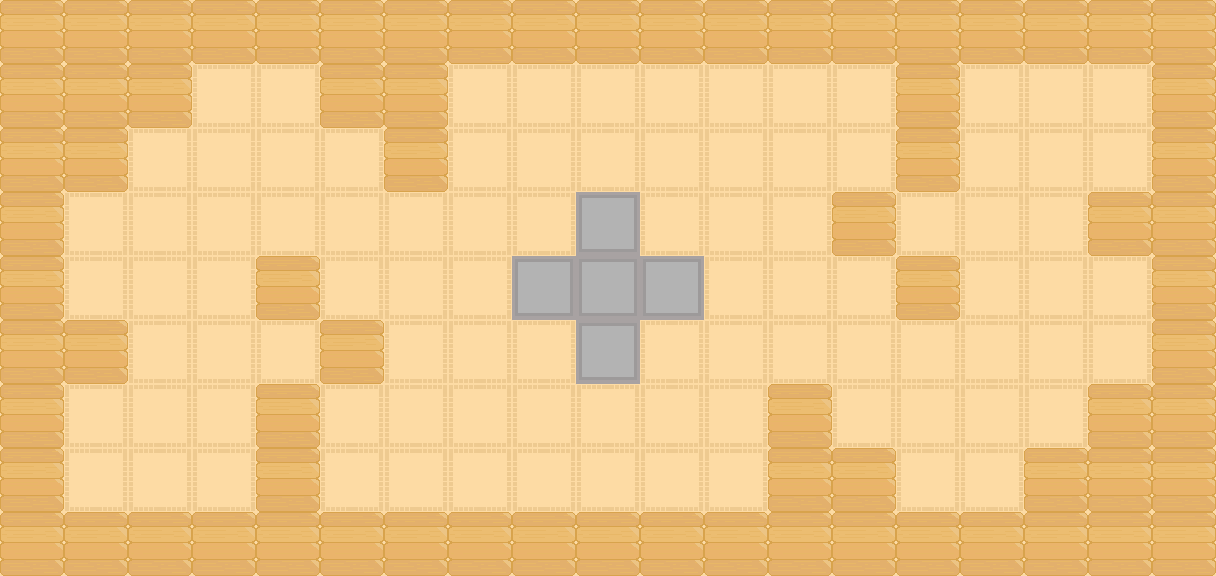

A 2D game scene composited from a Tiled map and its tileset images. What follows is a short description and the map's XML, with every tile layer's data as written:
An orthogonal 19x9 tile map with 64x64 px tiles, 3 tile layers (floor, wall1, wall2), 3 tilesets.

<map version="1.10" tiledversion="1.11.0" orientation="orthogonal" renderorder="right-down" width="19" height="9" tilewidth="64" tileheight="64" infinite="0" nextlayerid="4" nextobjectid="1">
 <tileset firstgid="1" source="../floor.tsx" />
 <tileset firstgid="2" source="../wall.tsx" />
 <tileset firstgid="3" source="../images/game/background/wall2.tsx" />
 <layer id="1" name="floor" width="19" height="9">
  <data encoding="csv">
1,1,1,1,1,1,1,1,1,1,1,1,1,1,1,1,1,1,1,
1,1,1,1,1,1,1,1,1,1,1,1,1,1,1,1,1,1,1,
1,1,1,1,1,1,1,1,1,1,1,1,1,1,1,1,1,1,1,
1,1,1,1,1,1,1,1,1,1,1,1,1,1,1,1,1,1,1,
1,1,1,1,1,1,1,1,1,1,1,1,1,1,1,1,1,1,1,
1,1,1,1,1,1,1,1,1,1,1,1,1,1,1,1,1,1,1,
1,1,1,1,1,1,1,1,1,1,1,1,1,1,1,1,1,1,1,
1,1,1,1,1,1,1,1,1,1,1,1,1,1,1,1,1,1,1,
1,1,1,1,1,1,1,1,1,1,1,1,1,1,1,1,1,1,1
</data>
 </layer>
 <layer id="2" name="wall1" width="19" height="9">
  <data encoding="csv">
2,2,2,2,2,2,2,2,2,2,2,2,2,2,2,2,2,2,2,
2,2,2,0,0,2,2,0,0,0,0,0,0,0,2,0,0,0,2,
2,2,0,0,0,0,2,0,0,0,0,0,0,0,2,0,0,0,2,
2,0,0,0,0,0,0,0,0,2,0,0,0,2,0,0,0,2,2,
2,0,0,0,2,0,0,0,2,2,2,0,0,0,2,0,0,0,2,
2,2,0,0,0,2,0,0,0,2,0,0,0,0,0,0,0,0,2,
2,0,0,0,2,0,0,0,0,0,0,0,2,0,0,0,0,2,2,
2,0,0,0,2,0,0,0,0,0,0,0,2,2,0,0,2,2,2,
2,2,2,2,2,2,2,2,2,2,2,2,2,2,2,2,2,2,2
</data>
 </layer>
 <layer id="3" name="wall2" width="19" height="9">
  <data encoding="csv">
0,0,0,0,0,0,0,0,0,0,0,0,0,0,0,0,0,0,0,
0,0,0,0,0,0,0,0,0,0,0,0,0,0,0,0,0,0,0,
0,0,0,0,0,0,0,0,0,0,0,0,0,0,0,0,0,0,0,
0,0,0,0,0,0,0,0,0,3,0,0,0,0,0,0,0,0,0,
0,0,0,0,0,0,0,0,3,3,3,0,0,0,0,0,0,0,0,
0,0,0,0,0,0,0,0,0,3,0,0,0,0,0,0,0,0,0,
0,0,0,0,0,0,0,0,0,0,0,0,0,0,0,0,0,0,0,
0,0,0,0,0,0,0,0,0,0,0,0,0,0,0,0,0,0,0,
0,0,0,0,0,0,0,0,0,0,0,0,0,0,0,0,0,0,0
</data>
 </layer>
</map>
